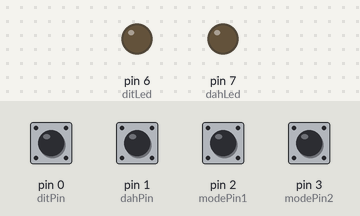
Recording of a sketch running on a simulated Arduino Leonardo, built with avr-gcc and run on an emulated ATmega32U4. On the bench: output pins drawn as LEDs (lit = HIGH). Inputs (shaded band) come from the test bench; at power-on: pin 0 (ditPin), pin 1 (dahPin), pin 2 (modePin1), pin 3 (modePin2) HIGH. USB keyboard and mouse output is not drawn.

Above: at 1.2 s.
1.3 s: pin 0 (ditPin) pulled LOW for 0.15 s
At 1.37 s:
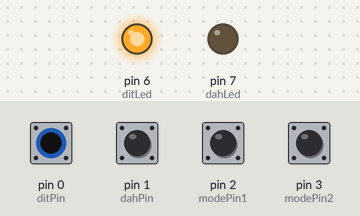
2.9 s: pin 1 (dahPin) pulled LOW for 0.15 s
At 2.97 s:
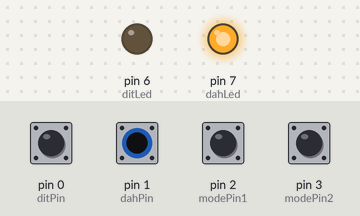
4.5 s: pin 1 (dahPin) pulled LOW for 3.2 s
At 8.7 s:
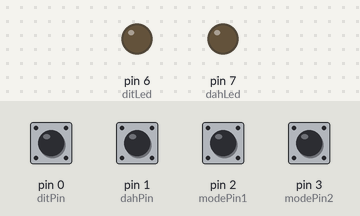
9.2 s: pin 0 (ditPin) pulled LOW for 3.2 s
At 9.9 s:
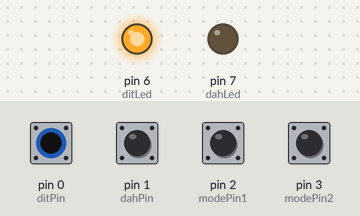
13.9 s: pin 0 (ditPin) driven LOW and pin 1 (dahPin) driven LOW
At 14.6 s:
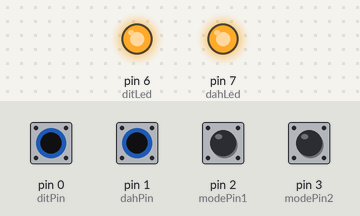
Timing chart, 0 to 16.4 s (numbered marks = the images above; inputs shaded):
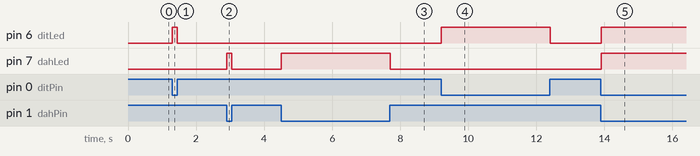

Measured:
- after the input at 1.3 s, pin 6 (ditLed): LOW → HIGH at once, → LOW 0.15 s later
- after the input at 2.9 s, pin 7 (dahLed): LOW → HIGH at once, → LOW 0.15 s later
- after the input at 4.5 s, pin 7 (dahLed): LOW → HIGH at once, → LOW 3.2 s later
- after the input at 9.2 s, pin 6 (ditLed): LOW → HIGH at once, → LOW 3.2 s later
- after the input at 13.9 s, pin 6 (ditLed), pin 7 (dahLed): LOW → HIGH at once

The sketch:

CWKeyboard.ino
```cpp
#include "HID-Project.h"
#include <Adafruit_NeoPixel.h>
#define BOUNCE_WITH_PROMPT_DETECTION
#include <Bounce2.h>

Bounce dit = Bounce();
Bounce dah = Bounce();

const int ditPin = 0;
const int ditLed = 6;
const int dahPin = 1;
const int dahLed = 7;
const int modePin1 = 2;
const int modePin2 = 3;
const unsigned int ledPin = 11;
const unsigned int ledCount = 1;

const int paddles = 0;
const int straightKey = 1;
const int keyer = 2;

int mode = paddles;
int debounceInterval = 5;

void setup() {
  Adafruit_NeoPixel pixel(ledCount, ledPin, NEO_GRBW + NEO_KHZ800);

  pinMode(modePin1, INPUT_PULLUP);
  pinMode(modePin2, INPUT_PULLUP);
  pinMode(ditLed, OUTPUT);
  pinMode(dahLed, OUTPUT);

  pixel.begin();
  pixel.setPixelColor(0, pixel.Color(0, 50, 0));

  if (digitalRead(modePin1) == LOW) {
    mode += straightKey;
    pixel.setPixelColor(0, pixel.Color(50, 0, 0));
  }

  if (digitalRead(modePin2) == LOW) {
    mode += keyer;
    debounceInterval = 0;
    pixel.setPixelColor(0, pixel.Color(0, 0, 50));
  }

  pixel.show();

  dit.attach(ditPin, INPUT_PULLUP);
  dah.attach(dahPin, INPUT_PULLUP);

  dit.interval(debounceInterval);
  dah.interval(debounceInterval);

  Keyboard.begin();
}

void loop() {
  dit.update();
  dah.update();

  if (dit.read() == LOW) {
    Keyboard.press(KEY_LEFT_CTRL);
    digitalWrite(ditLed, HIGH);
  } else {
    Keyboard.release(KEY_LEFT_CTRL);
    digitalWrite(ditLed, LOW);
  }

  if (mode == paddles) {
    if (dah.read() == LOW) {
      Keyboard.press(KEY_RIGHT_CTRL);
      digitalWrite(dahLed, HIGH);
    } else {
      Keyboard.release(KEY_RIGHT_CTRL);
      digitalWrite(dahLed, LOW);
    }
  }
}
```
